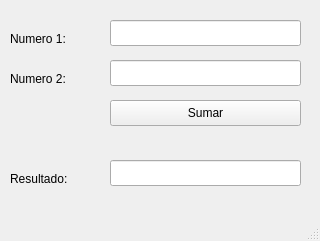
<?xml version="1.0" encoding="UTF-8"?>
<ui version="4.0">
 <class>CalculadoraBasicaVentana</class>
 <widget class="QMainWindow" name="CalculadoraBasicaVentana">
  <property name="geometry">
   <rect>
    <x>0</x>
    <y>0</y>
    <width>320</width>
    <height>241</height>
   </rect>
  </property>
  <property name="windowTitle">
   <string>calculadora_basica</string>
  </property>
  <widget class="QWidget" name="wdg_principal">
   <widget class="QLabel" name="lbl_numero_1">
    <property name="geometry">
     <rect>
      <x>10</x>
      <y>30</y>
      <width>101</width>
      <height>18</height>
     </rect>
    </property>
    <property name="text">
     <string>Numero 1: </string>
    </property>
   </widget>
   <widget class="QLineEdit" name="txt_numero_1">
    <property name="geometry">
     <rect>
      <x>110</x>
      <y>20</y>
      <width>191</width>
      <height>26</height>
     </rect>
    </property>
   </widget>
   <widget class="QLabel" name="lbl_numero_2">
    <property name="geometry">
     <rect>
      <x>10</x>
      <y>70</y>
      <width>91</width>
      <height>18</height>
     </rect>
    </property>
    <property name="text">
     <string>Numero 2:</string>
    </property>
   </widget>
   <widget class="QLineEdit" name="txt_numero_2">
    <property name="geometry">
     <rect>
      <x>110</x>
      <y>60</y>
      <width>191</width>
      <height>26</height>
     </rect>
    </property>
   </widget>
   <widget class="QPushButton" name="btn_sumar">
    <property name="geometry">
     <rect>
      <x>110</x>
      <y>100</y>
      <width>191</width>
      <height>26</height>
     </rect>
    </property>
    <property name="text">
     <string>Sumar</string>
    </property>
   </widget>
   <widget class="QLabel" name="lbl_resultado">
    <property name="geometry">
     <rect>
      <x>10</x>
      <y>170</y>
      <width>91</width>
      <height>18</height>
     </rect>
    </property>
    <property name="text">
     <string>Resultado:</string>
    </property>
   </widget>
   <widget class="QLineEdit" name="txt_resultado">
    <property name="geometry">
     <rect>
      <x>110</x>
      <y>160</y>
      <width>191</width>
      <height>26</height>
     </rect>
    </property>
    <property name="readOnly">
     <bool>true</bool>
    </property>
   </widget>
  </widget>
  <widget class="QMenuBar" name="mbr_principal">
   <property name="geometry">
    <rect>
     <x>0</x>
     <y>0</y>
     <width>320</width>
     <height>23</height>
    </rect>
   </property>
  </widget>
  <widget class="QStatusBar" name="str_principal"/>
 </widget>
 <resources/>
 <connections/>
</ui>
